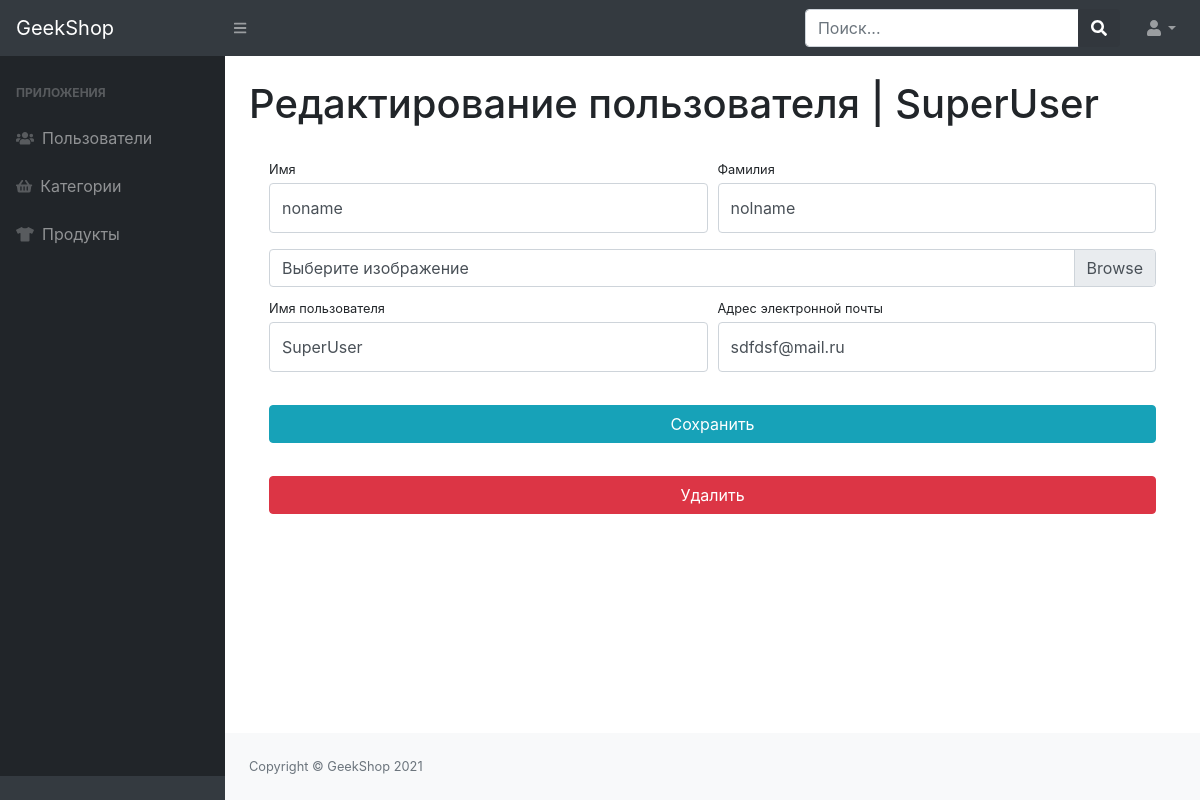
Screenshot of /admins/user_update/1 (signed in) with the database file from the repository.
### users/models.py (models this page shows, shortened)
class NormalUser(AbstractUser):
	image = models.ImageField(upload_to="users_images", blank=True)
	age = models.PositiveIntegerField(verbose_name="age", default=18)
	email = models.EmailField(verbose_name='email address', blank=True, unique=True)
	activation_key = models.CharField(max_length=128, blank=True)
	activation_key_expires = models.DateTimeField(auto_now_add=True, blank=True, null=True)

### admins/views.py (the view)
# urls.py: path("user_update/<int:pk>", UserUpdateView.as_view(), name="admin_users_update"),
class UserUpdateView(UpdateView):
	model = NormalUser
	form_class = UserUpdateForm_Admin
	context_object_name = "user"
	template_name = "admins/admin-users-update-delete.html"
	success_url = reverse_lazy("admins:admin_users")
	def get_context_data(self, *, object_list=None, **kwargs):
		context = super(UserUpdateView, self).get_context_data(**kwargs)
		context["title"] = "GeekShop - редактирование пользователя"
		return context
	@method_decorator(user_passes_test(lambda u: u.is_staff))
	def dispatch(self, request, *args, **kwargs):
		return super(UserUpdateView, self).dispatch(request, *args, **kwargs)

### admins/forms.py
class UserUpdateForm_Admin(UserProfileForm):
	username = forms.CharField(widget=forms.TextInput(attrs={"class": "form-control py-4", "readonly": False}))
	email = forms.EmailField(widget=forms.EmailInput(attrs={"class": "form-control py-4", "readonly": False}))
	class Meta:
		model = NormalUser
		fields = ("username", "email", "first_name", "last_name", "image")

### products/context_processors.py (called while the page is built)
def basket(request):
	basket_list = []
	if request.user.is_authenticated:
		basket_list = Basket.objects.filter(user=request.user)
	return {"baskets": basket_list}

### admins/templates/admins/admin-users-update-delete.html (shortened to what this page needs)
{% extends "admins/base.html" %}
{% load static %}
{% block content %}
<div id="layoutSidenav_content">
    <main>
        <div class="container-fluid">
            <h1 class="mt-4">Редактирование пользователя | {{ user.username }}</h1>
            <div class="card-body">
                <form action="{% url 'admins:admin_users_update' user.id %}" method="post" enctype="multipart/form-data">
                    <div class="form-row">
                        <div class="col-lg-6">
                            <div class="form-group">
                                <label class="small mb-1" for="{{ form.first_name.id_for_label }}">Имя</label>
                                {{ form.first_name }}
                            </div>
                        </div>
                        <div class="col-lg-6">
                            <div class="form-group">
                                <label class="small mb-1" for="{{ form.last_name.id_for_label }}">Фамилия</label>
                                {{ form.last_name }}
                            </div>
                        </div>
                    </div>
                    <div class="form-row mb-2">
                        <div class="col-lg-12">
                            <div class="custom-file">
                                <label class="custom-file-label" for="{{ form.image.id_for_label }}">Выберите изображение</label>
                            </div>
                        </div>
                    </div>
                    <div class="form-row">
                        <div class="col-lg-6">
                            <label class="small mb-1" for="{{ form.username.id_for_label }}">Имя пользователя</label>
                            {{ form.username }}
                        </div>
                        <div class="col-lg-6">
                            <label class="small mb-1" for="{{ form.email.id_for_label }}">Адрес электронной
                                почты</label>
                            {{ form.email }}
                        </div>
                    </div>
                    <div class="form-row">
                        <div class="col-lg-12" style="margin-top: 33px;">
                            <input class="btn btn-info btn-block" type="submit" value="Сохранить">
                        </div>
                    </div>
                </form>
                <form action="{% url 'admins:admin_users_delete' user.id %}" method="post">
                    <div class="row">
                        <div class="col-lg-12" style="margin-top: 33px;">
                        <input type="submit" class="btn btn-danger btn-block" value="Удалить">
                        </div>
                    </div>
                </form>
            </div>
        </div>
    </main>
    <footer class="py-4 bg-light mt-auto">
        <div class="container-fluid">
            <div class="d-flex align-items-center justify-content-between small">
                <div class="text-muted">Copyright &copy; GeekShop 2021</div>
            </div>
        </div>
    </footer>
</div>
{% endblock %}

### rows the page displays
NormalUser: username "SuperUser", first_name "noname", last_name "nolname", email "sdfdsf@mail.ru"
